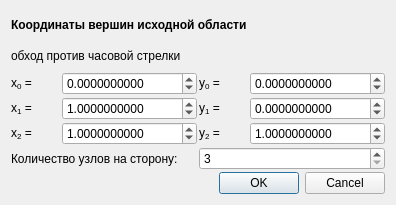
<?xml version="1.0" encoding="UTF-8"?>
<ui version="4.0">
 <class>BaryQuadsDialog</class>
 <widget class="QDialog" name="BaryQuadsDialog">
  <property name="geometry">
   <rect>
    <x>0</x>
    <y>0</y>
    <width>396</width>
    <height>205</height>
   </rect>
  </property>
  <property name="windowTitle">
   <string>Четырехугольная дискретизация треугольной области</string>
  </property>
  <layout class="QVBoxLayout" name="verticalLayout_3">
   <property name="spacing">
    <number>2</number>
   </property>
   <item>
    <layout class="QVBoxLayout" name="verticalLayout_2">
     <property name="spacing">
      <number>2</number>
     </property>
     <item>
      <widget class="QLabel" name="label_9">
       <property name="text">
        <string>&lt;html&gt;&lt;head/&gt;&lt;body&gt;&lt;p&gt;&lt;span style=&quot; font-weight:600;&quot;&gt;Координаты вершин исходной области&lt;/span&gt;&lt;/p&gt;&lt;/body&gt;&lt;/html&gt;</string>
       </property>
      </widget>
     </item>
     <item>
      <widget class="QLabel" name="label_10">
       <property name="text">
        <string>обход против часовой стрелки</string>
       </property>
      </widget>
     </item>
     <item>
      <layout class="QVBoxLayout" name="verticalLayout">
       <item>
        <layout class="QHBoxLayout" name="horizontalLayout_3">
         <item>
          <layout class="QHBoxLayout" name="horizontalLayout">
           <property name="spacing">
            <number>0</number>
           </property>
           <item>
            <widget class="QLabel" name="label">
             <property name="text">
              <string>&lt;html&gt;&lt;head/&gt;&lt;body&gt;&lt;p&gt;x&lt;span style=&quot; vertical-align:sub;&quot;&gt;0&lt;/span&gt; =&lt;/p&gt;&lt;/body&gt;&lt;/html&gt;</string>
             </property>
            </widget>
           </item>
           <item>
            <widget class="QDoubleSpinBox" name="x0">
             <property name="toolTip">
              <string>Абсцисса точки 0</string>
             </property>
             <property name="decimals">
              <number>10</number>
             </property>
             <property name="minimum">
              <double>-10000.000000000000000</double>
             </property>
             <property name="maximum">
              <double>10000.000000000000000</double>
             </property>
             <property name="singleStep">
              <double>0.100000000000000</double>
             </property>
            </widget>
           </item>
          </layout>
         </item>
         <item>
          <layout class="QHBoxLayout" name="horizontalLayout_2">
           <property name="spacing">
            <number>0</number>
           </property>
           <item>
            <widget class="QLabel" name="label_2">
             <property name="text">
              <string>&lt;html&gt;&lt;head/&gt;&lt;body&gt;&lt;p&gt;y&lt;span style=&quot; vertical-align:sub;&quot;&gt;0&lt;/span&gt; =&lt;/p&gt;&lt;/body&gt;&lt;/html&gt;</string>
             </property>
            </widget>
           </item>
           <item>
            <widget class="QDoubleSpinBox" name="y0">
             <property name="toolTip">
              <string>Ордината точки 0</string>
             </property>
             <property name="decimals">
              <number>10</number>
             </property>
             <property name="minimum">
              <double>-10000.000000000000000</double>
             </property>
             <property name="maximum">
              <double>10000.000000000000000</double>
             </property>
             <property name="singleStep">
              <double>0.100000000000000</double>
             </property>
            </widget>
           </item>
          </layout>
         </item>
        </layout>
       </item>
       <item>
        <layout class="QHBoxLayout" name="horizontalLayout_6">
         <item>
          <layout class="QHBoxLayout" name="horizontalLayout_4">
           <property name="spacing">
            <number>0</number>
           </property>
           <item>
            <widget class="QLabel" name="label_3">
             <property name="text">
              <string>&lt;html&gt;&lt;head/&gt;&lt;body&gt;&lt;p&gt;x&lt;span style=&quot; vertical-align:sub;&quot;&gt;1&lt;/span&gt; =&lt;/p&gt;&lt;/body&gt;&lt;/html&gt;</string>
             </property>
            </widget>
           </item>
           <item>
            <widget class="QDoubleSpinBox" name="x1">
             <property name="toolTip">
              <string>Абсцисса точки 1</string>
             </property>
             <property name="decimals">
              <number>10</number>
             </property>
             <property name="minimum">
              <double>-10000.000000000000000</double>
             </property>
             <property name="maximum">
              <double>10000.000000000000000</double>
             </property>
             <property name="singleStep">
              <double>0.100000000000000</double>
             </property>
             <property name="value">
              <double>1.000000000000000</double>
             </property>
            </widget>
           </item>
          </layout>
         </item>
         <item>
          <layout class="QHBoxLayout" name="horizontalLayout_5">
           <property name="spacing">
            <number>0</number>
           </property>
           <item>
            <widget class="QLabel" name="label_4">
             <property name="text">
              <string>&lt;html&gt;&lt;head/&gt;&lt;body&gt;&lt;p&gt;y&lt;span style=&quot; vertical-align:sub;&quot;&gt;1&lt;/span&gt; =&lt;/p&gt;&lt;/body&gt;&lt;/html&gt;</string>
             </property>
            </widget>
           </item>
           <item>
            <widget class="QDoubleSpinBox" name="y1">
             <property name="toolTip">
              <string>Ордината точки 1</string>
             </property>
             <property name="decimals">
              <number>10</number>
             </property>
             <property name="minimum">
              <double>-10000.000000000000000</double>
             </property>
             <property name="maximum">
              <double>10000.000000000000000</double>
             </property>
             <property name="singleStep">
              <double>0.100000000000000</double>
             </property>
            </widget>
           </item>
          </layout>
         </item>
        </layout>
       </item>
       <item>
        <layout class="QHBoxLayout" name="horizontalLayout_9">
         <item>
          <layout class="QHBoxLayout" name="horizontalLayout_7">
           <property name="spacing">
            <number>0</number>
           </property>
           <item>
            <widget class="QLabel" name="label_5">
             <property name="text">
              <string>&lt;html&gt;&lt;head/&gt;&lt;body&gt;&lt;p&gt;x&lt;span style=&quot; vertical-align:sub;&quot;&gt;2&lt;/span&gt; =&lt;/p&gt;&lt;/body&gt;&lt;/html&gt;</string>
             </property>
            </widget>
           </item>
           <item>
            <widget class="QDoubleSpinBox" name="x2">
             <property name="toolTip">
              <string>Абсцисса точки 2</string>
             </property>
             <property name="decimals">
              <number>10</number>
             </property>
             <property name="minimum">
              <double>-10000.000000000000000</double>
             </property>
             <property name="maximum">
              <double>10000.000000000000000</double>
             </property>
             <property name="singleStep">
              <double>0.100000000000000</double>
             </property>
             <property name="value">
              <double>1.000000000000000</double>
             </property>
            </widget>
           </item>
          </layout>
         </item>
         <item>
          <layout class="QHBoxLayout" name="horizontalLayout_8">
           <property name="spacing">
            <number>0</number>
           </property>
           <item>
            <widget class="QLabel" name="label_7">
             <property name="text">
              <string>&lt;html&gt;&lt;head/&gt;&lt;body&gt;&lt;p&gt;y&lt;span style=&quot; vertical-align:sub;&quot;&gt;2&lt;/span&gt; =&lt;/p&gt;&lt;/body&gt;&lt;/html&gt;</string>
             </property>
            </widget>
           </item>
           <item>
            <widget class="QDoubleSpinBox" name="y2">
             <property name="toolTip">
              <string>Ордината точки 2</string>
             </property>
             <property name="decimals">
              <number>10</number>
             </property>
             <property name="minimum">
              <double>-10000.000000000000000</double>
             </property>
             <property name="maximum">
              <double>10000.000000000000000</double>
             </property>
             <property name="singleStep">
              <double>0.100000000000000</double>
             </property>
             <property name="value">
              <double>1.000000000000000</double>
             </property>
            </widget>
           </item>
          </layout>
         </item>
        </layout>
       </item>
      </layout>
     </item>
    </layout>
   </item>
   <item>
    <layout class="QHBoxLayout" name="horizontalLayout_10">
     <item>
      <widget class="QLabel" name="label_6">
       <property name="text">
        <string>Количество узлов на сторону:</string>
       </property>
      </widget>
     </item>
     <item>
      <widget class="QSpinBox" name="nodesCount">
       <property name="minimum">
        <number>3</number>
       </property>
       <property name="maximum">
        <number>10000</number>
       </property>
       <property name="singleStep">
        <number>2</number>
       </property>
      </widget>
     </item>
    </layout>
   </item>
   <item>
    <widget class="QDialogButtonBox" name="buttonBox">
     <property name="orientation">
      <enum>Qt::Horizontal</enum>
     </property>
     <property name="standardButtons">
      <set>QDialogButtonBox::Cancel|QDialogButtonBox::Ok</set>
     </property>
    </widget>
   </item>
  </layout>
 </widget>
 <resources/>
 <connections>
  <connection>
   <sender>buttonBox</sender>
   <signal>accepted()</signal>
   <receiver>BaryQuadsDialog</receiver>
   <slot>accept()</slot>
   <hints>
    <hint type="sourcelabel">
     <x>248</x>
     <y>254</y>
    </hint>
    <hint type="destinationlabel">
     <x>157</x>
     <y>274</y>
    </hint>
   </hints>
  </connection>
  <connection>
   <sender>buttonBox</sender>
   <signal>rejected()</signal>
   <receiver>BaryQuadsDialog</receiver>
   <slot>reject()</slot>
   <hints>
    <hint type="sourcelabel">
     <x>316</x>
     <y>260</y>
    </hint>
    <hint type="destinationlabel">
     <x>286</x>
     <y>274</y>
    </hint>
   </hints>
  </connection>
 </connections>
</ui>
